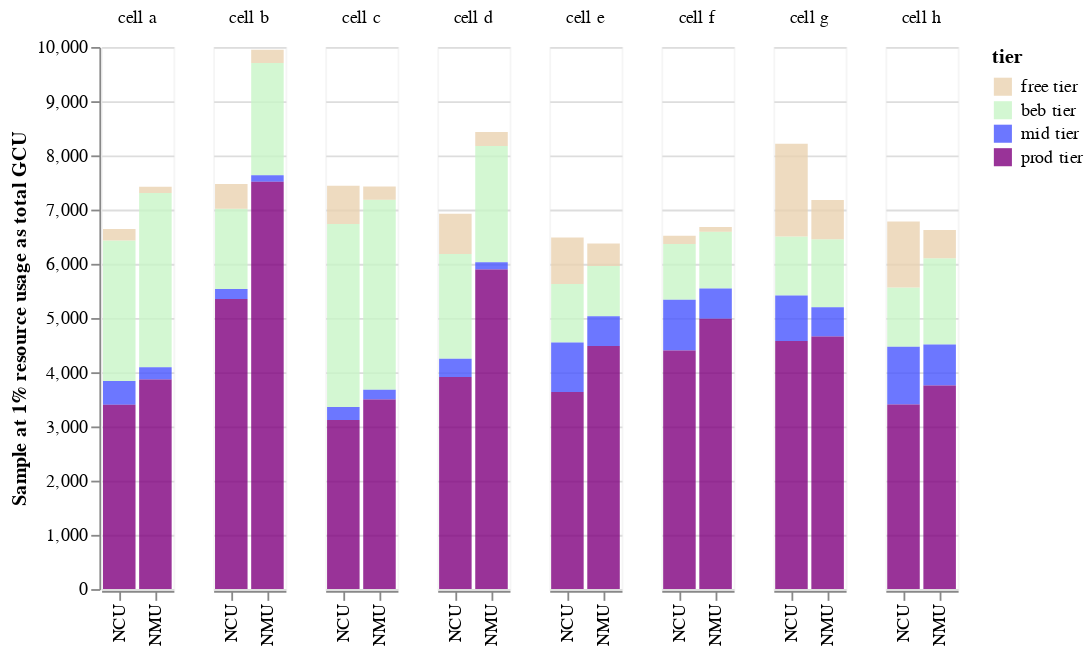

The notebook cell saved with this chart:
### Code cell
def my_theme():
  return {
    'config': {
      'view': {'continuousHeight': 300, 'continuousWidth': 400},  # from the default theme
    }
  }
domain = ['free tier', 'beb tier', 'mid tier', 'prod tier']
range_ = ['#ead3b1', '#c8f6c7', '#4856ff', '#80007f']
alt.themes.register('my_theme', my_theme)
alt.themes.enable('my_theme')
alt.Chart(usage).mark_bar(opacity=0.8).transform_calculate(
    order="{'free tier':4, 'beb tier': 3, 'mid tier': 2, 'prod tier': 1}[datum.tier]"  
).encode(
    x=alt.X('category', title=None, sort = "y"),
    y=alt.Y('value:Q', axis=alt.Axis(grid=True, title='Sample at 1% resource usage as total GCU')), 
    column=alt.Column('cell', title=None),
    color = alt.Color("tier", scale=alt.Scale(domain=domain, range=range_)),
    order="order:O"
).configure_view(
    strokeOpacity=0.3,
)

### Figure 1 — Vega-Lite specification as saved in the notebook (floating-point values rounded to 4 significant figures)
{"config": {"view": {"continuousHeight": 300, "continuousWidth": 400, "strokeOpacity": 0.3}}, "data": {"name": "data-3fcd7586a7a7cb70e5dcfff61eadc3de"}, "mark": {"type": "bar", "opacity": 0.8}, "encoding": {"color": {"field": "tier", "scale": {"domain": ["free tier", "beb tier", "mid tier", "prod tier"], "range": ["#ead3b1", "#c8f6c7", "#4856ff", "#80007f"]}, "type": "nominal"}, "column": {"field": "cell", "title": null, "type": "nominal"}, "order": {"field": "order", "type": "ordinal"}, "x": {"field": "category", "sort": "y", "title": null, "type": "nominal"}, "y": {"axis": {"grid": true, "title": "Sample at 1% resource usage as total GCU"}, "field": "value", "type": "quantitative"}}, "transform": [{"calculate": "{'free tier':4, 'beb tier': 3, 'mid tier': 2, 'prod tier': 1}[datum.tier]", "as": "order"}], "$schema": "https://vega.github.io/schema/vega-lite/v4.17.0.json", "datasets": {"data-3fcd7586a7a7cb70e5dcfff61eadc3de": [{"cell": "cell a", "tier": "beb tier", "category": "NCU", "value": 2593.0}, {"cell": "cell a", "tier": "beb tier", "category": "NMU", "value": 3215.0}, {"cell": "cell a", "tier": "free tier", "category": "NCU", "value": 209.5}, {"cell": "cell a", "tier": "free tier", "category": "NMU", "value": 114.2}, {"cell": "cell a", "tier": "mid tier", "category": "NCU", "value": 438.3}, {"cell": "cell a", "tier": "mid tier", "category": "NMU", "value": 226.5}, {"cell": "cell a", "tier": "prod tier", "category": "NCU", "value": 3400.0}, {"cell": "cell a", "tier": "prod tier", "category": "NMU", "value": 3864.0}, {"cell": "cell b", "tier": "beb tier", "category": "NCU", "value": 1479.0}, {"cell": "cell b", "tier": "beb tier", "category": "NMU", "value": 2073.0}, {"cell": "cell b", "tier": "free tier", "category": "NCU", "value": 457.7}, {"cell": "cell b", "tier": "free tier", "category": "NMU", "value": 240.3}, {"cell": "cell b", "tier": "mid tier", "category": "NCU", "value": 186.8}, {"cell": "cell b", "tier": "mid tier", "category": "NMU", "value": 121.1}, {"cell": "cell b", "tier": "prod tier", "category": "NCU", "value": 5350.0}, {"cell": "cell b", "tier": "prod tier", "category": "NMU", "value": 7512.0}, {"cell": "cell c", "tier": "beb tier", "category": "NCU", "value": 3375.0}, {"cell": "cell c", "tier": "beb tier", "category": "NMU", "value": 3503.0}, {"cell": "cell c", "tier": "free tier", "category": "NCU", "value": 706.0}, {"cell": "cell c", "tier": "free tier", "category": "NMU", "value": 245.2}, {"cell": "cell c", "tier": "mid tier", "category": "NCU", "value": 238.6}, {"cell": "cell c", "tier": "mid tier", "category": "NMU", "value": 182.7}, {"cell": "cell c", "tier": "prod tier", "category": "NCU", "value": 3119.0}, {"cell": "cell c", "tier": "prod tier", "category": "NMU", "value": 3496.0}, {"cell": "cell d", "tier": "beb tier", "category": "NCU", "value": 1933.0}, {"cell": "cell d", "tier": "beb tier", "category": "NMU", "value": 2143.0}, {"cell": "cell d", "tier": "free tier", "category": "NCU", "value": 741.9}, {"cell": "cell d", "tier": "free tier", "category": "NMU", "value": 260.9}, {"cell": "cell d", "tier": "mid tier", "category": "NCU", "value": 334.2}, {"cell": "cell d", "tier": "mid tier", "category": "NMU", "value": 135.4}, {"cell": "cell d", "tier": "prod tier", "category": "NCU", "value": 3913.0}, {"cell": "cell d", "tier": "prod tier", "category": "NMU", "value": 5893.0}, {"cell": "cell e", "tier": "beb tier", "category": "NCU", "value": 1081.0}, {"cell": "cell e", "tier": "beb tier", "category": "NMU", "value": 928.8}, {"cell": "cell e", "tier": "free tier", "category": "NCU", "value": 857.7}, {"cell": "cell e", "tier": "free tier", "category": "NMU", "value": 413.0}, {"cell": "cell e", "tier": "mid tier", "category": "NCU", "value": 911.1}, {"cell": "cell e", "tier": "mid tier", "category": "NMU", "value": 548.0}, {"cell": "cell e", "tier": "prod tier", "category": "NCU", "value": 3635.0}, {"cell": "cell e", "tier": "prod tier", "category": "NMU", "value": 4485.0}, {"cell": "cell f", "tier": "beb tier", "category": "NCU", "value": 1025.0}, {"cell": "cell f", "tier": "beb tier", "category": "NMU", "value": 1047.0}, {"cell": "cell f", "tier": "free tier", "category": "NCU", "value": 155.5}, {"cell": "cell f", "tier": "free tier", "category": "NMU", "value": 88.38}, {"cell": "cell f", "tier": "mid tier", "category": "NCU", "value": 938.2}, {"cell": "cell f", "tier": "mid tier", "category": "NMU", "value": 558.1}, {"cell": "cell f", "tier": "prod tier", "category": "NCU", "value": 4401.0}, {"cell": "cell f", "tier": "prod tier", "category": "NMU", "value": 4985.0}, {"cell": "cell g", "tier": "beb tier", "category": "NCU", "value": 1089.0}, {"cell": "cell g", "tier": "beb tier", "category": "NMU", "value": 1251.0}, {"cell": "cell g", "tier": "free tier", "category": "NCU", "value": 1708.0}, {"cell": "cell g", "tier": "free tier", "category": "NMU", "value": 727.5}, {"cell": "cell g", "tier": "mid tier", "category": "NCU", "value": 840.8}, {"cell": "cell g", "tier": "mid tier", "category": "NMU", "value": 540.8}, {"cell": "cell g", "tier": "prod tier", "category": "NCU", "value": 4576.0}, {"cell": "cell g", "tier": "prod tier", "category": "NMU", "value": 4659.0}, {"cell": "cell h", "tier": "beb tier", "category": "NCU", "value": 1092.0}, {"cell": "cell h", "tier": "beb tier", "category": "NMU", "value": 1592.0}, {"cell": "cell h", "tier": "free tier", "category": "NCU", "value": 1219.0}, {"cell": "cell h", "tier": "free tier", "category": "NMU", "value": 521.2}, {"cell": "cell h", "tier": "mid tier", "category": "NCU", "value": 1065.0}, {"cell": "cell h", "tier": "mid tier", "category": "NMU", "value": 757.3}, {"cell": "cell h", "tier": "prod tier", "category": "NCU", "value": 3404.0}, {"cell": "cell h", "tier": "prod tier", "category": "NMU", "value": 3754.0}]}}
